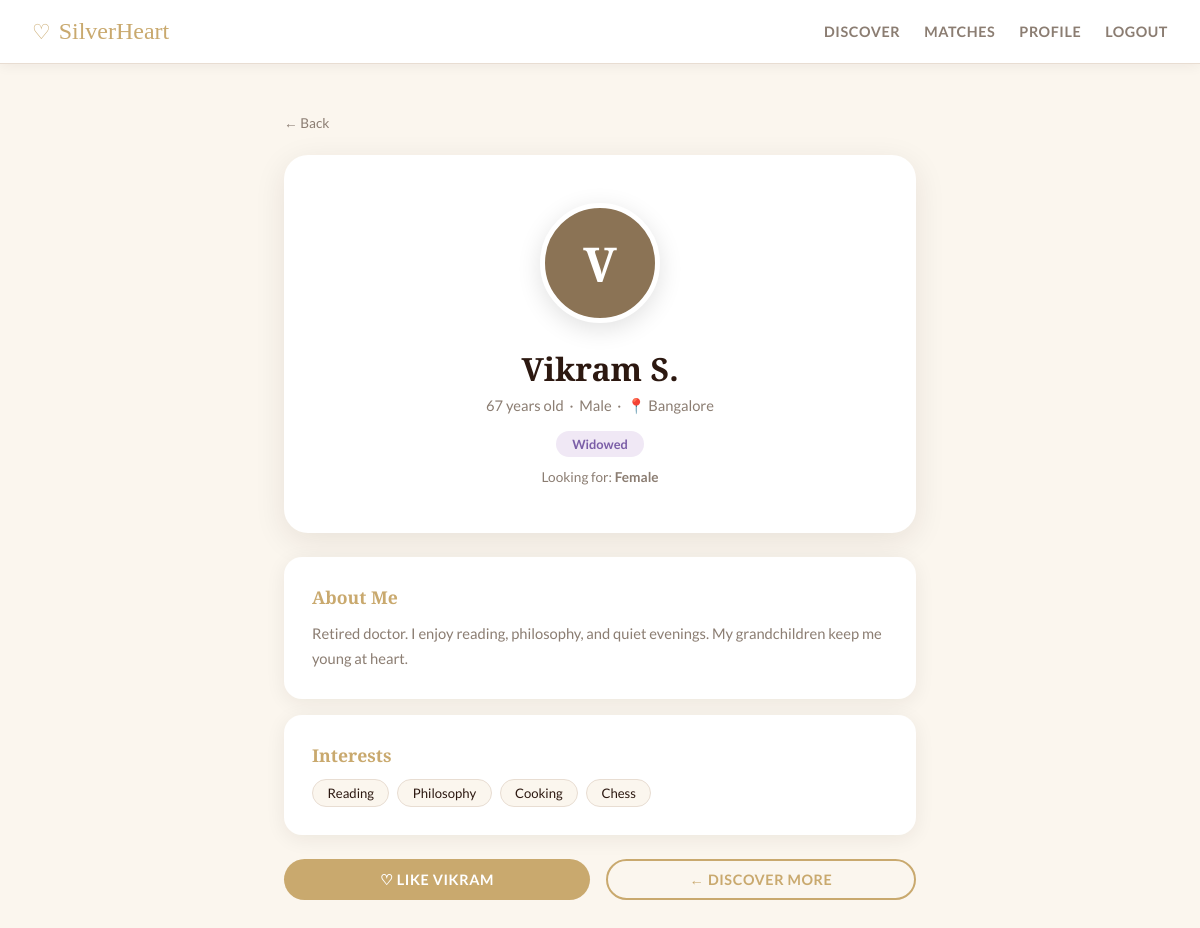
Page /profile/4 (signed in) on the committed database.
### tables this page shows
CREATE TABLE users (
            id INTEGER PRIMARY KEY AUTOINCREMENT,
            name TEXT NOT NULL,
            email TEXT UNIQUE NOT NULL,
            password TEXT NOT NULL,
            age INTEGER,
            gender TEXT,
            status TEXT,
            location TEXT,
            bio TEXT,
            interests TEXT,
            looking_for TEXT,
            avatar_color TEXT DEFAULT '#C8956C',
            avatar_letter TEXT DEFAULT 'S',
            joined TEXT DEFAULT CURRENT_TIMESTAMP
        );

### app.py (the view)
@app.route("/profile/<int:uid>")
def profile(uid):
    u = current_user()
    if not u:
        return redirect(url_for("login"))
    with get_db() as db:
        person = db.execute("SELECT * FROM users WHERE id=?", (uid,)).fetchone()
    unread = unread_count(u["id"])
    match_count = len(get_matches(u["id"]))
    return render_template("profile.html", user=u, person=person, unread=unread, match_count=match_count)

### app.py (called while the page is built)
def get_db():
    conn = sqlite3.connect(DB)
    conn.row_factory = sqlite3.Row
    return conn

def current_user():
    if "user_id" in session:
        with get_db() as db:
            return db.execute("SELECT * FROM users WHERE id=?", (session["user_id"],)).fetchone()
    return None

def get_matches(user_id):
    with get_db() as db:
        return db.execute("""
            SELECT u.* FROM users u
            JOIN likes l1 ON l1.liked_id = u.id AND l1.liker_id = ?
            JOIN likes l2 ON l2.liked_id = ? AND l2.liker_id = u.id
        """, (user_id, user_id)).fetchall()

def unread_count(user_id):
    with get_db() as db:
        return db.execute("SELECT COUNT(*) FROM messages WHERE receiver_id=? AND read=0", (user_id,)).fetchone()[0]

### templates/profile.html (shortened to what this page needs)
{% extends "base.html" %}
{% block content %}
<div class="profile-page">
  <a href="javascript:history.back()" class="back-link">← Back</a>
  <div class="profile-hero">
    <div class="avatar-lg" style="background:{{person.avatar_color}}">{{person.avatar_letter}}</div>
    <h1>{{person.name}}</h1>
    <div class="meta">{{person.age}} years old &nbsp;·&nbsp; {{person.gender}} &nbsp;·&nbsp; 📍 {{person.location}}</div>
    <span class="card-status status-{{person.status.lower()}}">{{person.status}}</span>
    {% if person.looking_for %}
    <div style="margin-top:.75rem;font-size:.85rem;color:var(--warm-grey);">Looking for: <strong>{{person.looking_for}}</strong></div>
    {% endif %}
  </div>
  {% if person.bio %}
  <div class="profile-section">
    <h3>About Me</h3>
    <p>{{person.bio}}</p>
  </div>
  {% endif %}
  {% if person.interests %}
  <div class="profile-section">
    <h3>Interests</h3>
    <div class="interests-row">
      {% for chip in person.interests.split(',') %}
      <span class="chip">{{chip.strip()}}</span>
      {% endfor %}
    </div>
  </div>
  {% endif %}
  {% if person.id != user.id %}
  <div class="action-row">
    <button class="btn btn-gold" style="flex:1;" onclick="likeFromProfile({{person.id}}, '{{person.name}}')">♡ Like {{person.name.split()[0]}}</button>
    <a href="/discover" class="btn btn-outline" style="flex:1;text-align:center;">← Discover More</a>
  </div>
  {% endif %}
</div>
{% endblock %}

### rows in the picture
users: avatar_letter "V", name "Vikram S.", age "67", gender "Male", location "Bangalore", status "Widowed", looking_for "Female", bio "Retired doctor. I enjoy reading, philosophy, and quiet evenings. My grandchildren keep me young at heart.", name "VIKRAM"

### other values in the picture
{{ chip.strip() }} "Reading" "Philosophy" "Cooking" "Chess"
